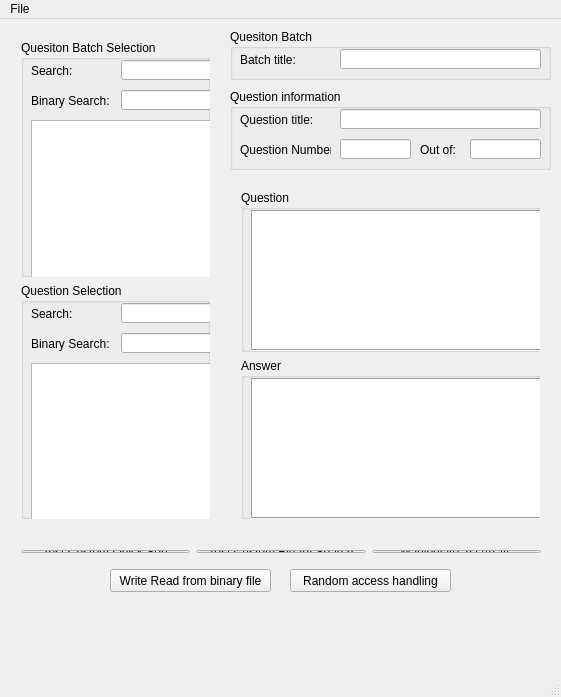
<?xml version="1.0" encoding="UTF-8"?>
<ui version="4.0">
 <class>KnowledgeClass</class>
 <widget class="QMainWindow" name="KnowledgeClass">
  <property name="geometry">
   <rect>
    <x>0</x>
    <y>0</y>
    <width>561</width>
    <height>697</height>
   </rect>
  </property>
  <property name="minimumSize">
   <size>
    <width>561</width>
    <height>502</height>
   </size>
  </property>
  <property name="windowTitle">
   <string>Knowledge</string>
  </property>
  <widget class="QWidget" name="centralWidget">
   <widget class="QGroupBox" name="groupBox_2">
    <property name="geometry">
     <rect>
      <x>230</x>
      <y>70</y>
      <width>321</width>
      <height>81</height>
     </rect>
    </property>
    <property name="title">
     <string>Question information </string>
    </property>
    <widget class="QLineEdit" name="questionNumberLineEdit">
     <property name="enabled">
      <bool>true</bool>
     </property>
     <property name="geometry">
      <rect>
       <x>110</x>
       <y>50</y>
       <width>71</width>
       <height>20</height>
      </rect>
     </property>
     <property name="frame">
      <bool>true</bool>
     </property>
     <property name="readOnly">
      <bool>true</bool>
     </property>
    </widget>
    <widget class="QLineEdit" name="questionNumberOutOfLineEdit">
     <property name="enabled">
      <bool>true</bool>
     </property>
     <property name="geometry">
      <rect>
       <x>240</x>
       <y>50</y>
       <width>71</width>
       <height>20</height>
      </rect>
     </property>
     <property name="readOnly">
      <bool>true</bool>
     </property>
    </widget>
    <widget class="QLabel" name="label_2">
     <property name="geometry">
      <rect>
       <x>10</x>
       <y>50</y>
       <width>91</width>
       <height>21</height>
      </rect>
     </property>
     <property name="text">
      <string>Question Number:</string>
     </property>
    </widget>
    <widget class="QLabel" name="label_3">
     <property name="geometry">
      <rect>
       <x>190</x>
       <y>50</y>
       <width>41</width>
       <height>21</height>
      </rect>
     </property>
     <property name="text">
      <string>Out of:</string>
     </property>
    </widget>
    <widget class="QLineEdit" name="questionTitleLineEdit">
     <property name="enabled">
      <bool>true</bool>
     </property>
     <property name="geometry">
      <rect>
       <x>110</x>
       <y>20</y>
       <width>201</width>
       <height>20</height>
      </rect>
     </property>
     <property name="readOnly">
      <bool>true</bool>
     </property>
    </widget>
    <widget class="QLabel" name="label_6">
     <property name="geometry">
      <rect>
       <x>10</x>
       <y>20</y>
       <width>91</width>
       <height>21</height>
      </rect>
     </property>
     <property name="text">
      <string>Question title:</string>
     </property>
    </widget>
   </widget>
   <widget class="QWidget" name="layoutWidget">
    <property name="geometry">
     <rect>
      <x>10</x>
      <y>520</y>
      <width>542</width>
      <height>25</height>
     </rect>
    </property>
    <layout class="QHBoxLayout" name="horizontalLayout">
     <item>
      <widget class="QPushButton" name="testCustomQuickSortPushButton">
       <property name="text">
        <string>Test Custom Quick Sort</string>
       </property>
      </widget>
     </item>
     <item>
      <widget class="QPushButton" name="pushButton">
       <property name="text">
        <string>Test Custom Binary Search</string>
       </property>
      </widget>
     </item>
     <item>
      <widget class="QPushButton" name="pushButton_2">
       <property name="text">
        <string>Manipulate 2D Array </string>
       </property>
      </widget>
     </item>
    </layout>
   </widget>
   <widget class="QWidget" name="layoutWidget">
    <property name="geometry">
     <rect>
      <x>230</x>
      <y>160</y>
      <width>321</width>
      <height>351</height>
     </rect>
    </property>
    <layout class="QVBoxLayout" name="verticalLayout">
     <item>
      <widget class="QGroupBox" name="groupBox_3">
       <property name="title">
        <string>Question</string>
       </property>
       <widget class="QTextEdit" name="quesitonTextEdit">
        <property name="geometry">
         <rect>
          <x>10</x>
          <y>20</y>
          <width>301</width>
          <height>141</height>
         </rect>
        </property>
        <property name="frameShape">
         <enum>QFrame::Box</enum>
        </property>
        <property name="readOnly">
         <bool>true</bool>
        </property>
       </widget>
      </widget>
     </item>
     <item>
      <widget class="QGroupBox" name="groupBox_4">
       <property name="title">
        <string>Answer</string>
       </property>
       <widget class="QTextEdit" name="answerTextEdit">
        <property name="geometry">
         <rect>
          <x>10</x>
          <y>20</y>
          <width>301</width>
          <height>141</height>
         </rect>
        </property>
        <property name="frameShape">
         <enum>QFrame::Box</enum>
        </property>
        <property name="readOnly">
         <bool>true</bool>
        </property>
       </widget>
      </widget>
     </item>
    </layout>
   </widget>
   <widget class="QWidget" name="layoutWidget">
    <property name="geometry">
     <rect>
      <x>10</x>
      <y>10</y>
      <width>211</width>
      <height>501</height>
     </rect>
    </property>
    <layout class="QVBoxLayout" name="verticalLayout_2">
     <item>
      <widget class="QGroupBox" name="groupBox">
       <property name="title">
        <string>Quesiton Batch Selection</string>
       </property>
       <widget class="QLabel" name="label_4">
        <property name="geometry">
         <rect>
          <x>10</x>
          <y>20</y>
          <width>81</width>
          <height>21</height>
         </rect>
        </property>
        <property name="text">
         <string>Search:</string>
        </property>
       </widget>
       <widget class="QListView" name="batchListView">
        <property name="geometry">
         <rect>
          <x>10</x>
          <y>80</y>
          <width>191</width>
          <height>161</height>
         </rect>
        </property>
        <property name="editTriggers">
         <set>QAbstractItemView::NoEditTriggers</set>
        </property>
        <property name="selectionMode">
         <enum>QAbstractItemView::SingleSelection</enum>
        </property>
        <property name="selectionBehavior">
         <enum>QAbstractItemView::SelectRows</enum>
        </property>
       </widget>
       <widget class="QLineEdit" name="batchSearchLineEdit">
        <property name="geometry">
         <rect>
          <x>100</x>
          <y>20</y>
          <width>101</width>
          <height>20</height>
         </rect>
        </property>
       </widget>
       <widget class="QLineEdit" name="batchBSearchLineEdit">
        <property name="geometry">
         <rect>
          <x>100</x>
          <y>50</y>
          <width>101</width>
          <height>20</height>
         </rect>
        </property>
       </widget>
       <widget class="QLabel" name="label_7">
        <property name="geometry">
         <rect>
          <x>10</x>
          <y>50</y>
          <width>81</width>
          <height>21</height>
         </rect>
        </property>
        <property name="text">
         <string>Binary Search:</string>
        </property>
       </widget>
      </widget>
     </item>
     <item>
      <widget class="QGroupBox" name="groupBox_5">
       <property name="title">
        <string>Question Selection</string>
       </property>
       <widget class="QListView" name="questionListView">
        <property name="geometry">
         <rect>
          <x>10</x>
          <y>80</y>
          <width>191</width>
          <height>161</height>
         </rect>
        </property>
        <property name="editTriggers">
         <set>QAbstractItemView::NoEditTriggers</set>
        </property>
        <property name="selectionBehavior">
         <enum>QAbstractItemView::SelectRows</enum>
        </property>
       </widget>
       <widget class="QLabel" name="label_5">
        <property name="geometry">
         <rect>
          <x>10</x>
          <y>20</y>
          <width>81</width>
          <height>21</height>
         </rect>
        </property>
        <property name="text">
         <string>Search:</string>
        </property>
       </widget>
       <widget class="QLineEdit" name="questionSearchLineEdit">
        <property name="geometry">
         <rect>
          <x>100</x>
          <y>20</y>
          <width>101</width>
          <height>20</height>
         </rect>
        </property>
       </widget>
       <widget class="QLineEdit" name="questionBSearchLineEdit">
        <property name="geometry">
         <rect>
          <x>100</x>
          <y>50</y>
          <width>101</width>
          <height>20</height>
         </rect>
        </property>
       </widget>
       <widget class="QLabel" name="label_8">
        <property name="geometry">
         <rect>
          <x>10</x>
          <y>50</y>
          <width>81</width>
          <height>21</height>
         </rect>
        </property>
        <property name="text">
         <string>Binary Search:</string>
        </property>
       </widget>
      </widget>
     </item>
    </layout>
   </widget>
   <widget class="QGroupBox" name="groupBox_6">
    <property name="geometry">
     <rect>
      <x>230</x>
      <y>10</y>
      <width>321</width>
      <height>51</height>
     </rect>
    </property>
    <property name="title">
     <string>Quesiton Batch</string>
    </property>
    <widget class="QLabel" name="label">
     <property name="geometry">
      <rect>
       <x>10</x>
       <y>20</y>
       <width>91</width>
       <height>21</height>
      </rect>
     </property>
     <property name="text">
      <string>Batch title:</string>
     </property>
    </widget>
    <widget class="QLineEdit" name="batchTitleLineEdit">
     <property name="enabled">
      <bool>true</bool>
     </property>
     <property name="geometry">
      <rect>
       <x>110</x>
       <y>20</y>
       <width>201</width>
       <height>20</height>
      </rect>
     </property>
     <property name="readOnly">
      <bool>true</bool>
     </property>
    </widget>
   </widget>
   <widget class="QPushButton" name="pushButton_3">
    <property name="geometry">
     <rect>
      <x>110</x>
      <y>550</y>
      <width>161</width>
      <height>23</height>
     </rect>
    </property>
    <property name="text">
     <string>Write Read from binary file</string>
    </property>
   </widget>
   <widget class="QPushButton" name="pushButton_5">
    <property name="geometry">
     <rect>
      <x>290</x>
      <y>550</y>
      <width>161</width>
      <height>23</height>
     </rect>
    </property>
    <property name="text">
     <string>Random access handling</string>
    </property>
   </widget>
  </widget>
  <widget class="QMenuBar" name="menuBar">
   <property name="geometry">
    <rect>
     <x>0</x>
     <y>0</y>
     <width>561</width>
     <height>21</height>
    </rect>
   </property>
   <widget class="QMenu" name="menuFile">
    <property name="title">
     <string>File</string>
    </property>
    <addaction name="separator"/>
    <addaction name="actionExit"/>
   </widget>
   <addaction name="menuFile"/>
  </widget>
  <widget class="QStatusBar" name="statusBar">
   <property name="contextMenuPolicy">
    <enum>Qt::CustomContextMenu</enum>
   </property>
  </widget>
  <action name="actionExit">
   <property name="text">
    <string>Exit</string>
   </property>
  </action>
 </widget>
 <layoutdefault spacing="6" margin="11"/>
 <resources>
  <include location="knowledge.qrc"/>
 </resources>
 <connections>
  <connection>
   <sender>actionExit</sender>
   <signal>triggered()</signal>
   <receiver>KnowledgeClass</receiver>
   <slot>on_actionExit_Triggered()</slot>
   <hints>
    <hint type="sourcelabel">
     <x>-1</x>
     <y>-1</y>
    </hint>
    <hint type="destinationlabel">
     <x>300</x>
     <y>196</y>
    </hint>
   </hints>
  </connection>
  <connection>
   <sender>batchSearchLineEdit</sender>
   <signal>textChanged(QString)</signal>
   <receiver>KnowledgeClass</receiver>
   <slot>on_batchSearchLineEdit_TextChanged(QString)</slot>
   <hints>
    <hint type="sourcelabel">
     <x>131</x>
     <y>60</y>
    </hint>
    <hint type="destinationlabel">
     <x>227</x>
     <y>70</y>
    </hint>
   </hints>
  </connection>
  <connection>
   <sender>questionSearchLineEdit</sender>
   <signal>textChanged(QString)</signal>
   <receiver>KnowledgeClass</receiver>
   <slot>on_quesitonSearchLineEdit_TextChanged(QString)</slot>
   <hints>
    <hint type="sourcelabel">
     <x>211</x>
     <y>324</y>
    </hint>
    <hint type="destinationlabel">
     <x>225</x>
     <y>278</y>
    </hint>
   </hints>
  </connection>
  <connection>
   <sender>batchBSearchLineEdit</sender>
   <signal>textChanged(QString)</signal>
   <receiver>KnowledgeClass</receiver>
   <slot>on_batchBSearchLineEdit_TextChanged(QString)</slot>
   <hints>
    <hint type="sourcelabel">
     <x>182</x>
     <y>96</y>
    </hint>
    <hint type="destinationlabel">
     <x>223</x>
     <y>103</y>
    </hint>
   </hints>
  </connection>
  <connection>
   <sender>questionBSearchLineEdit</sender>
   <signal>textChanged(QString)</signal>
   <receiver>KnowledgeClass</receiver>
   <slot>on_quesitonBSearchLineEdit_TextChanged(QString)</slot>
   <hints>
    <hint type="sourcelabel">
     <x>188</x>
     <y>347</y>
    </hint>
    <hint type="destinationlabel">
     <x>228</x>
     <y>366</y>
    </hint>
   </hints>
  </connection>
  <connection>
   <sender>testCustomQuickSortPushButton</sender>
   <signal>clicked()</signal>
   <receiver>KnowledgeClass</receiver>
   <slot>on_testCustomQuickSortPushButton_Clicked()</slot>
   <hints>
    <hint type="sourcelabel">
     <x>58</x>
     <y>564</y>
    </hint>
    <hint type="destinationlabel">
     <x>404</x>
     <y>465</y>
    </hint>
   </hints>
  </connection>
  <connection>
   <sender>pushButton</sender>
   <signal>clicked()</signal>
   <receiver>KnowledgeClass</receiver>
   <slot>on_testCustomBinarySearchPushButton_Clicked()</slot>
   <hints>
    <hint type="sourcelabel">
     <x>237</x>
     <y>542</y>
    </hint>
    <hint type="destinationlabel">
     <x>457</x>
     <y>553</y>
    </hint>
   </hints>
  </connection>
  <connection>
   <sender>pushButton_2</sender>
   <signal>clicked()</signal>
   <receiver>KnowledgeClass</receiver>
   <slot>on_manipulate2DArray_Clicked()</slot>
   <hints>
    <hint type="sourcelabel">
     <x>550</x>
     <y>564</y>
    </hint>
    <hint type="destinationlabel">
     <x>389</x>
     <y>572</y>
    </hint>
   </hints>
  </connection>
  <connection>
   <sender>pushButton_3</sender>
   <signal>clicked()</signal>
   <receiver>KnowledgeClass</receiver>
   <slot>on_writeReadBinaryFile_Clicked()</slot>
   <hints>
    <hint type="sourcelabel">
     <x>126</x>
     <y>588</y>
    </hint>
    <hint type="destinationlabel">
     <x>153</x>
     <y>609</y>
    </hint>
   </hints>
  </connection>
  <connection>
   <sender>pushButton_5</sender>
   <signal>clicked()</signal>
   <receiver>KnowledgeClass</receiver>
   <slot>on_randomAccessHandling_Clicked()</slot>
   <hints>
    <hint type="sourcelabel">
     <x>423</x>
     <y>586</y>
    </hint>
    <hint type="destinationlabel">
     <x>447</x>
     <y>615</y>
    </hint>
   </hints>
  </connection>
 </connections>
 <slots>
  <slot>on_actionExit_Triggered()</slot>
  <slot>on_batchSortByComboBox_CurrentIndexChanged(int)</slot>
  <slot>on_questionSortByComboBox_CurrentIndexChanged(int)</slot>
  <slot>on_testCustomQuickSortPushButton_Clicked()</slot>
  <slot>on_nextPushButton_Clicked()</slot>
  <slot>on_batchListView_Clicked(QModelIndex)</slot>
  <slot>on_questionListView_Clicked(QModelIndex)</slot>
  <slot>on_batchSearchLineEdit_TextChanged(QString)</slot>
  <slot>on_quesitonSearchLineEdit_TextChanged(QString)</slot>
  <slot>on_batchListView_IndexesMoved(QModelIndexList)</slot>
  <slot>on_questionListView_IndexesMoved(QModelIndexList)</slot>
  <slot>on_batchListView_Activated(QModelIndex)</slot>
  <slot>on_questionListView_Activated(QModelIndex)</slot>
  <slot>on_batchBSearchLineEdit_TextChanged(QString)</slot>
  <slot>on_quesitonBSearchLineEdit_TextChanged(QString)</slot>
  <slot>on_testCustomBinarySearchPushButton_Clicked()</slot>
  <slot>on_manipulate2DArray_Clicked()</slot>
  <slot>on_writeReadBinaryFile_Clicked()</slot>
  <slot>on_randomAccessHandling_Clicked()</slot>
 </slots>
</ui>
